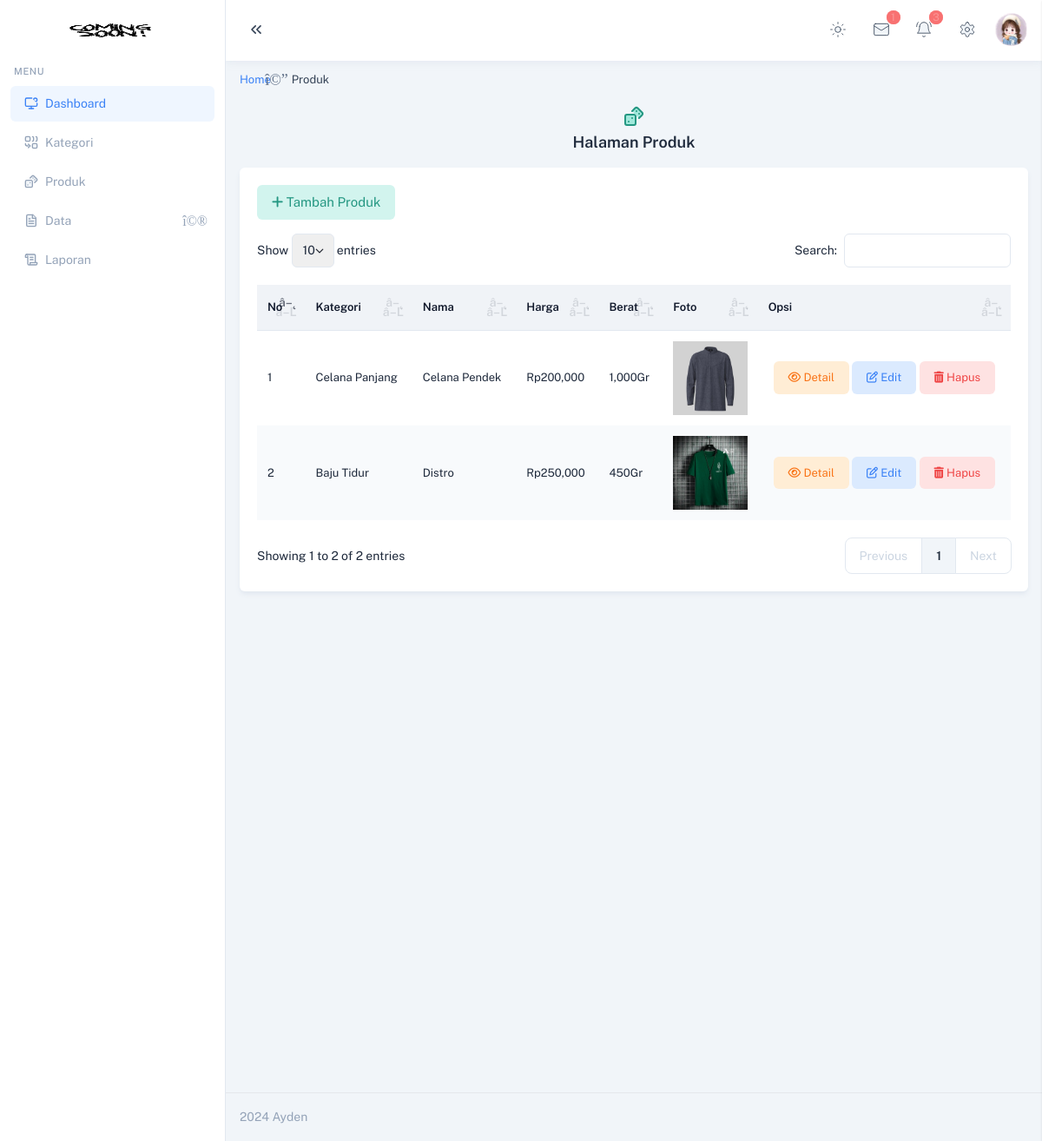
Screenshot of /admin/index.php?halaman=produk (signed in) with the database file from the repository.
### tables this page shows
CREATE TABLE `produk` (
  `id_produk` int(11) NOT NULL,
  `id_kategori` int(11) NOT NULL,
  `nama_produk` varchar(100) NOT NULL,
  `harga_produk` int(11) NOT NULL,
  `berat_produk` int(11) NOT NULL,
  `foto_produk` varchar(255) NOT NULL,
  `deskripsi_produk` text NOT NULL,
  `stok_produk` int(11) NOT NULL
);

CREATE TABLE `kategori` (
  `id_kategori` int(11) NOT NULL,
  `nama_kategori` varchar(100) NOT NULL
);

### admin/produk.php (the view)
<ul class="mt-3 flex flex-wrap items-center gap-2 mb-3 text-sm font-normal">
    <li
        class="relative before:content-['\ea54'] before:font-remix before:ltr:-right-1 before:rtl:-left-1 before:absolute before:text-[18px] before:-top-[3px] ltr:pr-4 rtl:pl-4 before:rtl:rotate-180 before:text-slate-500 dark:before:text-zink-200"
    >
        <a href="index.php" class="text-custom-500 dark:text-custom-500">Home</a>
    </li>
    <li class="text-slate-700 dark:text-zink-100">Produk</li>
</ul>
<div class="px-1 py-1 text-center bg-white-200 rounded-md dark:bg-white-900">
    <div
        class="flex items-center justify-center mx-auto mb-0 rounded-md size-8 dark:bg-white-400/20"
    >
        <i
            data-lucide="dices"
            class="text-green-500 fill-green-200 dark:fill-green-500/20"
        ></i>
    </div>
    <h5 class="mb-0 text-dark-400">Halaman Produk</h5>
</div>
<?php
$produk = [];
$ambil = $koneksi->query(
  "SELECT * FROM produk JOIN kategori ON produk.id_kategori=kategori.id_kategori"
);
while ($pecah = $ambil->fetch_assoc()) {
  $produk[] = $pecah;
}
?>
<div class="card mt-3">
    <div class="card-body">
     <a href="index.php?halaman=tambah_produk" type="button" class="mb-4 text-15 text-green-500 bg-green-100 btn hover:text-white hover:bg-green-600 focus:text-white focus:bg-green-600 focus:ring focus:ring-green-100 active:text-white active:bg-green-600 active:ring active:ring-green-100 dark:bg-green-500/20 dark:text-green-400 dark:hover:bg-green-500 dark:hover:text-white dark:focus:bg-green-500 dark:focus:text-white dark:active:bg-green-500 dark:active:text-white dark:ring-green-400/20"><i class="fa-solid fa-plus"></i>
     <span> Tambah Produk</span>
     </a>
        <table id="borderedTable" class="hover group display stripe group" style="width: 100%">
            <thead>
                <tr>
                    <th>No</th>
                    <th>Kategori</th>
                    <th>Nama</th>
                    <th>Harga</th>
                    <th>Berat</th>
                    <th>Foto</th>
                    <th>Opsi</th>
                </tr>
            </thead>
            <tbody>
             <?php foreach ($produk as $key => $value): ?>
                <tr>
                    <td width="50"><?php echo $key + 1; ?></td>
                    <td><?php echo $value["nama_kategori"]; ?></td>
                    <td><?php echo $value["nama_produk"]; ?></td>
                    <td>Rp<?php echo number_format(
                      $value["harga_produk"]
                    ); ?></td>
                    <td><?php echo number_format(
                      $value["berat_produk"]
                    ); ?>Gr</td>
                    <td class="text-center">
                     <img width="150" src="../assets/foto_produk/<?php echo $value[
                       "foto_produk"
                     ]; ?>">
                    </td>
                    <td class="text-center" width="150">
                     <a href="index.php?halaman=detail_produk&id=<?php echo $value[
                       "id_produk"
                     ]; ?>" class="text-orange-500 bg-orange-100 btn hover:text-white hover:bg-orange-600 focus:text-white focus:bg-orange-600 focus:ring focus:ring-orange-100 active:text-white active:bg-orange-600 active:ring active:ring-orange-100 dark:bg-orange-500/20 dark:text-orange-500 dark:hover:bg-orange-500 dark:hover:text-white dark:focus:bg-orange-500 dark:focus:text-white dark:active:bg-orange-500 dark:active:text-white dark:ring-orange-400/20">
                      <i class="fa-regular fa-eye"></i>
                      <span> Detail</span>
                     </a>
                     <a href="index.php?halaman=edit_produk&id=<?php echo $value[
                       "id_produk"
                     ]; ?>" class="text-custom-500 btn bg-custom-100 hover:text-white hover:bg-custom-600 focus:text-white focus:bg-custom-600 focus:ring focus:ring-custom-100 active:text-white active:bg-custom-600 active:ring active:ring-custom-100 dark:bg-custom-500/20 dark:text-custom-500 dark:hover:bg-custom-500 dark:hover:text-white dark:focus:bg-custom-500 dark:focus:text-white dark:active:bg-custom-500 dark:active:text-white dark:ring-custom-400/20">
                      <i class="fa-regular fa-pen-to-square"></i>
                      <span> Edit</span>
                     </a>
                     <a href="index.php?halaman=hapus_produk&id=<?php echo $value['id_produk'];?>" class="text-red-500 bg-red-100 btn hover:text-white hover:bg-red-600 focus:text-white focus:bg-red-600 focus:ring focus:ring-red-100 active:text-white active:bg-red-600 active:ring active:ring-red-100 dark:bg-red-500/20 dark:text-red-500 dark:hover:bg-red-500 dark:hover:text-white dark:focus:bg-red-500 dark:focus:text-white dark:active:bg-red-500 dark:active:text-white dark:ring-red-400/20">
                      <i class="fa-solid fa-trash-can"></i>
                      <span> Hapus</span>
                     </a>
                    </td>
                </tr>
               <?php endforeach; ?>
            </tbody>
        </table>
    </div>
</div>

### rows the page displays
produk: id_kategori.nama_kategori "Celana Panjang", nama_produk "Celana Pendek", harga_produk "200,000", berat_produk "1,000", foto_produk (picture)
produk: id_kategori.nama_kategori "Baju Tidur", nama_produk "Distro", harga_produk "250,000", berat_produk "450", foto_produk (picture)
